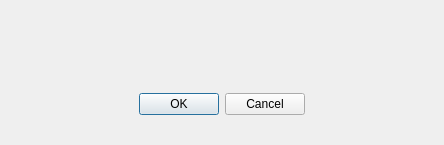
<?xml version="1.0" encoding="UTF-8"?>
<ui version="4.0">
 <class>PLSAlertView</class>
 <widget class="QWidget" name="PLSAlertView">
  <property name="geometry">
   <rect>
    <x>0</x>
    <y>0</y>
    <width>444</width>
    <height>145</height>
   </rect>
  </property>
  <property name="windowTitle">
   <string>Dialog</string>
  </property>
  <layout class="QVBoxLayout" name="verticalLayout">
   <property name="spacing">
    <number>0</number>
   </property>
   <property name="sizeConstraint">
    <enum>QLayout::SetNoConstraint</enum>
   </property>
   <property name="leftMargin">
    <number>0</number>
   </property>
   <property name="topMargin">
    <number>0</number>
   </property>
   <property name="rightMargin">
    <number>0</number>
   </property>
   <property name="bottomMargin">
    <number>0</number>
   </property>
   <item>
    <layout class="QHBoxLayout" name="horizontalLayout_2" stretch="0,0">
     <property name="spacing">
      <number>0</number>
     </property>
     <property name="sizeConstraint">
      <enum>QLayout::SetNoConstraint</enum>
     </property>
     <property name="leftMargin">
      <number>25</number>
     </property>
     <property name="topMargin">
      <number>30</number>
     </property>
     <property name="rightMargin">
      <number>25</number>
     </property>
     <property name="bottomMargin">
      <number>30</number>
     </property>
     <item alignment="Qt::AlignVCenter">
      <widget class="QLabel" name="icon">
       <property name="minimumSize">
        <size>
         <width>32</width>
         <height>32</height>
        </size>
       </property>
       <property name="maximumSize">
        <size>
         <width>32</width>
         <height>32</height>
        </size>
       </property>
       <property name="text">
        <string notr="true"/>
       </property>
      </widget>
     </item>
     <item>
      <layout class="QVBoxLayout" name="contentLayout">
       <property name="spacing">
        <number>0</number>
       </property>
       <property name="sizeConstraint">
        <enum>QLayout::SetNoConstraint</enum>
       </property>
       <item>
        <widget class="QLabel" name="message">
         <property name="styleSheet">
          <string notr="true"/>
         </property>
         <property name="text">
          <string/>
         </property>
         <property name="alignment">
          <set>Qt::AlignCenter</set>
         </property>
         <property name="wordWrap">
          <bool>true</bool>
         </property>
         <property name="openExternalLinks">
          <bool>true</bool>
         </property>
        </widget>
       </item>
       <item>
        <widget class="QLabel" name="nameLabel">
         <property name="minimumSize">
          <size>
           <width>360</width>
           <height>0</height>
          </size>
         </property>
         <property name="maximumSize">
          <size>
           <width>360</width>
           <height>16777215</height>
          </size>
         </property>
         <property name="styleSheet">
          <string notr="true"/>
         </property>
         <property name="text">
          <string/>
         </property>
         <property name="alignment">
          <set>Qt::AlignCenter</set>
         </property>
         <property name="openExternalLinks">
          <bool>true</bool>
         </property>
        </widget>
       </item>
      </layout>
     </item>
    </layout>
   </item>
   <item>
    <widget class="QWidget" name="widget" native="true">
     <property name="enabled">
      <bool>true</bool>
     </property>
     <property name="styleSheet">
      <string notr="true"/>
     </property>
     <layout class="QHBoxLayout" name="horizontalLayout">
      <property name="spacing">
       <number>0</number>
      </property>
      <property name="sizeConstraint">
       <enum>QLayout::SetNoConstraint</enum>
      </property>
      <property name="leftMargin">
       <number>19</number>
      </property>
      <property name="topMargin">
       <number>0</number>
      </property>
      <property name="rightMargin">
       <number>19</number>
      </property>
      <property name="bottomMargin">
       <number>29</number>
      </property>
      <item>
       <spacer name="horizontalSpacer">
        <property name="orientation">
         <enum>Qt::Horizontal</enum>
        </property>
        <property name="sizeType">
         <enum>QSizePolicy::Expanding</enum>
        </property>
        <property name="sizeHint" stdset="0">
         <size>
          <width>205</width>
          <height>20</height>
         </size>
        </property>
       </spacer>
      </item>
      <item>
       <widget class="PLSDialogButtonBox" name="buttonBox">
        <property name="sizePolicy">
         <sizepolicy hsizetype="Fixed" vsizetype="Fixed">
          <horstretch>0</horstretch>
          <verstretch>0</verstretch>
         </sizepolicy>
        </property>
        <property name="standardButtons">
         <set>QDialogButtonBox::Cancel|QDialogButtonBox::Ok</set>
        </property>
       </widget>
      </item>
      <item>
       <spacer name="horizontalSpacer_2">
        <property name="orientation">
         <enum>Qt::Horizontal</enum>
        </property>
        <property name="sizeType">
         <enum>QSizePolicy::Expanding</enum>
        </property>
        <property name="sizeHint" stdset="0">
         <size>
          <width>205</width>
          <height>20</height>
         </size>
        </property>
       </spacer>
      </item>
     </layout>
    </widget>
   </item>
  </layout>
 </widget>
 <customwidgets>
  <customwidget>
   <class>PLSDialogButtonBox</class>
   <extends>QDialogButtonBox</extends>
   <header>dialogbuttonbox.hpp</header>
  </customwidget>
 </customwidgets>
 <resources/>
 <connections/>
</ui>
